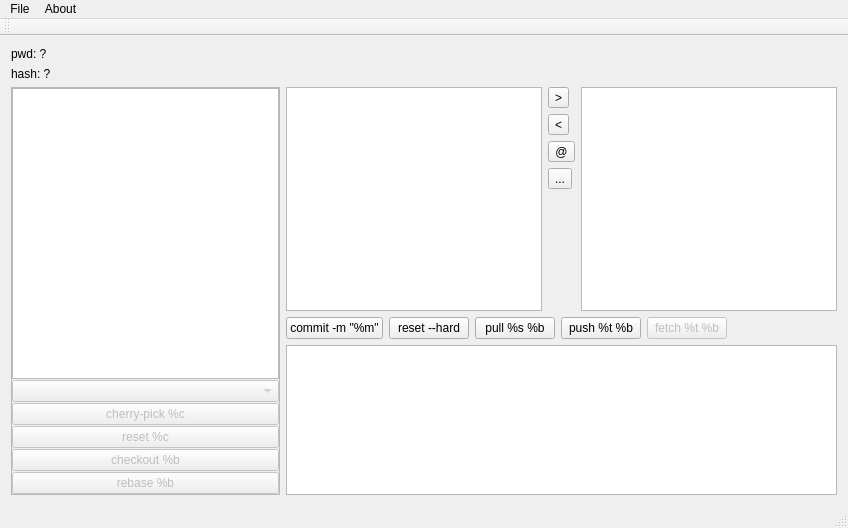
<?xml version="1.0" encoding="UTF-8"?>
<ui version="4.0">
 <class>MainWindow</class>
 <widget class="QMainWindow" name="MainWindow">
  <property name="geometry">
   <rect>
    <x>0</x>
    <y>0</y>
    <width>848</width>
    <height>528</height>
   </rect>
  </property>
  <property name="minimumSize">
   <size>
    <width>800</width>
    <height>0</height>
   </size>
  </property>
  <property name="windowTitle">
   <string>Git'o'</string>
  </property>
  <widget class="QWidget" name="centralWidget">
   <layout class="QVBoxLayout" name="verticalLayout_4">
    <item>
     <layout class="QVBoxLayout" name="verticalLayout_6">
      <item>
       <widget class="QLabel" name="dirLabel">
        <property name="text">
         <string>pwd: ?</string>
        </property>
       </widget>
      </item>
      <item>
       <widget class="QLabel" name="commitLabel">
        <property name="text">
         <string>hash: ?</string>
        </property>
       </widget>
      </item>
     </layout>
    </item>
    <item>
     <layout class="QHBoxLayout" name="horizontalLayout_3">
      <item>
       <layout class="QVBoxLayout" name="verticalLayout_3">
        <property name="spacing">
         <number>0</number>
        </property>
        <property name="sizeConstraint">
         <enum>QLayout::SetMinimumSize</enum>
        </property>
        <item>
         <widget class="QFrame" name="frame">
          <property name="maximumSize">
           <size>
            <width>270</width>
            <height>16777215</height>
           </size>
          </property>
          <property name="frameShape">
           <enum>QFrame::StyledPanel</enum>
          </property>
          <property name="frameShadow">
           <enum>QFrame::Raised</enum>
          </property>
          <layout class="QVBoxLayout" name="verticalLayout_5">
           <property name="spacing">
            <number>1</number>
           </property>
           <property name="leftMargin">
            <number>0</number>
           </property>
           <property name="topMargin">
            <number>0</number>
           </property>
           <property name="rightMargin">
            <number>0</number>
           </property>
           <property name="bottomMargin">
            <number>0</number>
           </property>
           <item>
            <widget class="QListWidget" name="commitList">
             <property name="minimumSize">
              <size>
               <width>200</width>
               <height>0</height>
              </size>
             </property>
            </widget>
           </item>
           <item>
            <widget class="QComboBox" name="branchBox">
             <property name="enabled">
              <bool>false</bool>
             </property>
             <property name="minimumSize">
              <size>
               <width>200</width>
               <height>0</height>
              </size>
             </property>
            </widget>
           </item>
           <item>
            <widget class="QPushButton" name="pushButton_2">
             <property name="enabled">
              <bool>false</bool>
             </property>
             <property name="minimumSize">
              <size>
               <width>200</width>
               <height>0</height>
              </size>
             </property>
             <property name="text">
              <string>cherry-pick %c</string>
             </property>
            </widget>
           </item>
           <item>
            <widget class="QPushButton" name="pushButton_4">
             <property name="enabled">
              <bool>false</bool>
             </property>
             <property name="minimumSize">
              <size>
               <width>200</width>
               <height>0</height>
              </size>
             </property>
             <property name="text">
              <string>reset %c</string>
             </property>
            </widget>
           </item>
           <item>
            <widget class="QPushButton" name="checkoutButton">
             <property name="enabled">
              <bool>false</bool>
             </property>
             <property name="minimumSize">
              <size>
               <width>200</width>
               <height>0</height>
              </size>
             </property>
             <property name="text">
              <string>checkout %b</string>
             </property>
            </widget>
           </item>
           <item>
            <widget class="QPushButton" name="pushButton_3">
             <property name="enabled">
              <bool>false</bool>
             </property>
             <property name="minimumSize">
              <size>
               <width>200</width>
               <height>0</height>
              </size>
             </property>
             <property name="text">
              <string>rebase %b</string>
             </property>
            </widget>
           </item>
          </layout>
         </widget>
        </item>
       </layout>
      </item>
      <item>
       <layout class="QVBoxLayout" name="verticalLayout_2">
        <property name="sizeConstraint">
         <enum>QLayout::SetDefaultConstraint</enum>
        </property>
        <item>
         <layout class="QHBoxLayout" name="horizontalLayout">
          <item>
           <widget class="QListWidget" name="changedList"/>
          </item>
          <item>
           <layout class="QVBoxLayout" name="verticalLayout">
            <property name="sizeConstraint">
             <enum>QLayout::SetMinimumSize</enum>
            </property>
            <item>
             <widget class="QToolButton" name="addButton">
              <property name="text">
               <string>&gt;</string>
              </property>
              <property name="icon">
               <iconset theme="go-next">
                <normaloff/>
               </iconset>
              </property>
             </widget>
            </item>
            <item>
             <widget class="QToolButton" name="resetButton">
              <property name="text">
               <string>&lt;</string>
              </property>
              <property name="icon">
               <iconset theme="go-previous">
                <normaloff/>
               </iconset>
              </property>
             </widget>
            </item>
            <item>
             <widget class="QToolButton" name="updateButton">
              <property name="text">
               <string>@</string>
              </property>
              <property name="icon">
               <iconset theme="view-refresh">
                <normaloff/>
               </iconset>
              </property>
             </widget>
            </item>
            <item>
             <widget class="QToolButton" name="resetAllButton">
              <property name="text">
               <string>...</string>
              </property>
              <property name="icon">
               <iconset theme="edit-clear">
                <normaloff/>
               </iconset>
              </property>
             </widget>
            </item>
            <item>
             <spacer name="verticalSpacer">
              <property name="orientation">
               <enum>Qt::Vertical</enum>
              </property>
              <property name="sizeHint" stdset="0">
               <size>
                <width>20</width>
                <height>40</height>
               </size>
              </property>
             </spacer>
            </item>
           </layout>
          </item>
          <item>
           <widget class="QListWidget" name="indexList"/>
          </item>
         </layout>
        </item>
        <item>
         <layout class="QHBoxLayout" name="horizontalLayout_2">
          <item>
           <widget class="QPushButton" name="commitButton">
            <property name="text">
             <string>commit -m &quot;%m&quot;</string>
            </property>
           </widget>
          </item>
          <item>
           <widget class="QPushButton" name="hardResetButton">
            <property name="text">
             <string>reset --hard</string>
            </property>
           </widget>
          </item>
          <item>
           <widget class="QPushButton" name="pullButton">
            <property name="text">
             <string>pull %s %b</string>
            </property>
           </widget>
          </item>
          <item>
           <widget class="QPushButton" name="pushButton">
            <property name="text">
             <string>push %t %b</string>
            </property>
           </widget>
          </item>
          <item>
           <widget class="QPushButton" name="pushButton_5">
            <property name="enabled">
             <bool>false</bool>
            </property>
            <property name="text">
             <string>fetch %t %b</string>
            </property>
           </widget>
          </item>
          <item>
           <spacer name="horizontalSpacer">
            <property name="orientation">
             <enum>Qt::Horizontal</enum>
            </property>
            <property name="sizeHint" stdset="0">
             <size>
              <width>40</width>
              <height>20</height>
             </size>
            </property>
           </spacer>
          </item>
         </layout>
        </item>
        <item>
         <widget class="QPlainTextEdit" name="logEdit">
          <property name="minimumSize">
           <size>
            <width>0</width>
            <height>100</height>
           </size>
          </property>
          <property name="maximumSize">
           <size>
            <width>16777215</width>
            <height>150</height>
           </size>
          </property>
          <property name="readOnly">
           <bool>true</bool>
          </property>
         </widget>
        </item>
       </layout>
      </item>
     </layout>
    </item>
   </layout>
  </widget>
  <widget class="QMenuBar" name="menuBar">
   <property name="geometry">
    <rect>
     <x>0</x>
     <y>0</y>
     <width>848</width>
     <height>25</height>
    </rect>
   </property>
   <widget class="QMenu" name="menu">
    <property name="title">
     <string>File</string>
    </property>
    <addaction name="actionInitRepo"/>
    <addaction name="actionLocalRepo"/>
    <addaction name="actionCloneRepo"/>
    <addaction name="separator"/>
    <addaction name="actionExit"/>
   </widget>
   <widget class="QMenu" name="menuAbout">
    <property name="title">
     <string>About</string>
    </property>
    <addaction name="actionAbout"/>
   </widget>
   <addaction name="menu"/>
   <addaction name="menuAbout"/>
  </widget>
  <widget class="QToolBar" name="mainToolBar">
   <attribute name="toolBarArea">
    <enum>TopToolBarArea</enum>
   </attribute>
   <attribute name="toolBarBreak">
    <bool>false</bool>
   </attribute>
  </widget>
  <widget class="QStatusBar" name="statusBar"/>
  <action name="actionLocalRepo">
   <property name="text">
    <string>cd %dir</string>
   </property>
  </action>
  <action name="actionExit">
   <property name="text">
    <string>Exit</string>
   </property>
  </action>
  <action name="actionInitRepo">
   <property name="text">
    <string>cd %d &amp;&amp;&amp;&amp; git init</string>
   </property>
  </action>
  <action name="actionAbout">
   <property name="enabled">
    <bool>false</bool>
   </property>
   <property name="text">
    <string>About</string>
   </property>
  </action>
  <action name="actionCloneRepo">
   <property name="text">
    <string>cd %dir &amp;&amp;&amp;&amp; git clone %repo</string>
   </property>
  </action>
 </widget>
 <layoutdefault spacing="6" margin="11"/>
 <resources/>
 <connections/>
</ui>
